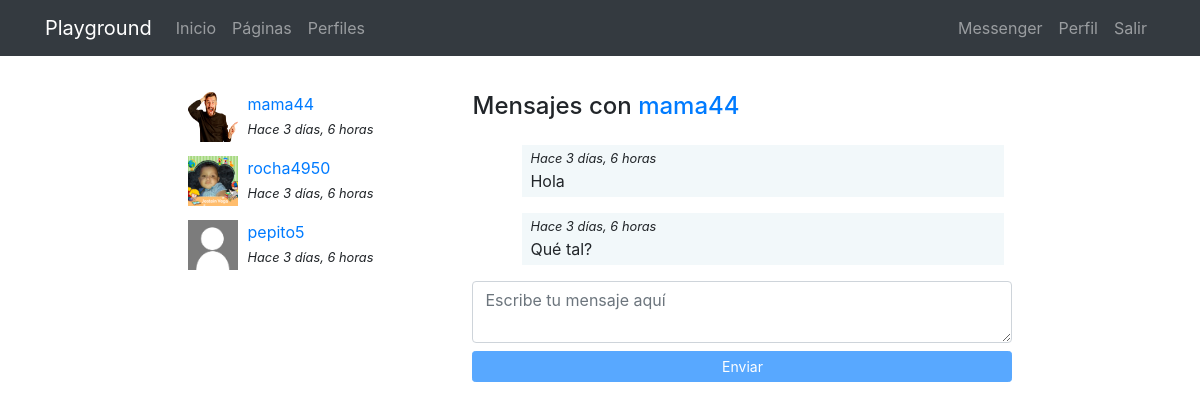
Page /messenger/thread/2 (signed in) on the committed database.
### registration/models.py (models this page shows)
class Profile(models.Model):
    user = models.OneToOneField(User, on_delete=models.CASCADE)
    avatar = models.ImageField(upload_to=custom_upload_to, null=True, blank=True)
    bio = models.TextField(null=True, blank=True)
    link = models.URLField(max_length=200, null=True, blank= True)
    class Meta:
        ordering = ['user__username']

### messenger/models.py (models this page shows)
class Thread(models.Model):
    users = models.ManyToManyField(User, related_name='threads')
    messages = models.ManyToManyField(Message)
    updated = models.DateTimeField(auto_now=True)
    objects = ThreadManager()
    class Meta:
        ordering = ['-updated']

class Message(models.Model):
    user = models.ForeignKey(User, on_delete=models.CASCADE)
    content = models.TextField()
    created = models.DateTimeField(auto_now_add=True)
    class Meta:
        ordering = ['created']

### messenger/views.py (the view)
# urls.py: path('thread/<int:pk>', ThreadDetailView.as_view(), name='detail'),
class ThreadDetailView(DetailView):
    model = Thread
    def get_object(self):
        obj = super(ThreadDetailView, self).get_object()
        if self.request.user not in obj.users.all():
            raise Http404
        return obj

### messenger/templates/messenger/thread_detail.html (shortened to what this page needs)
{% extends 'core/base.html' %}
{% load static %}
{% block content %}
<main role="main">
  <div class="container">
    <div class="row mt-3">
      <div class="col-md-9 mx-auto mb-5">
        <div class="row">
          <div class="col-md-4">
            {% for thread in request.user.threads.all %}
              {% if thread.messages.all|length > 0 %}
                <div class="mb-3">
                  {% for user in thread.users.all %}
                    {% if user != request.user %}
                      {% if user.profile.avatar %}
                        <img src="{{user.profile.avatar.url}}" class="avatar">
                      {% else %}
                        <img src="{% static 'registration/img/no-avatar.jpg' %}" class="avatar">
                      {% endif %}
                      <div>
                        <a href="{% url 'messenger:detail' thread.pk %}">{{user}}</a><br>
                        <small><i>Hace {{thread.messages.last.created|timesince}}</i></small>
                      </div>
                    {% endif %}
                  {% endfor %}
                </div>
              {% endif %}
            {% endfor %}
          </div>
          <div class="col-md-8">
            {% for user in thread.users.all %}
              {% if user != request.user %}
                <h4 class="mb-4">Mensajes con <a href="{% url 'profiles:detail' user %} ">{{user}}</a></h4>
              {% endif %}
            {% endfor %}
            <div class="thread" id="thread">
              {% for message in object.messages.all %}
                <div {% if request.user == message.user %}class="mine mb-3"{% else %}class="other mb-3"{% endif %}>
                  <small><i>Hace {{thread.messages.last.created|timesince}}</i></small><br>
                  {{message.content}}
                </div>
              {% endfor %}
            </div>
            <textarea id="content" class="form-control mb-2" rows="2" placeholder="Escribe tu mensaje aquí" ></textarea>
            <button id="send" class="btn btn-primary btn-sm btn-block" disabled> Enviar </button>
          </div>
        </div>
    </div>
  </div>
</main>
{% endblock %}

### core/static/core/css/main.css (style rules this page uses)
main { padding-top: 20px; }
:root { --jumbotron-padding-y: 3rem; }

### messenger/templates/messenger/thread_detail.html (style rules this page uses)
.avatar { width:50px; height:50px; float:left; margin-right:10px; }
.thread { max-height:300px; overflow-y:auto; padding:0 0.5em; }
.mine { padding:0 0.5em 0.25em; background-color:rgba(230,242,245,.5); width:92%; margin-left:8%; }

### rows in the picture
Thread: messages.last.created "3 días, 6 horas"
Thread: messages.last.created "3 días, 6 horas"
Thread: messages.last.created "3 días, 6 horas"
Message: content "Hola"
Message: content "Qué tal?"

### other values in the picture
{{ user }} "mama44"
{{ user }} "rocha4950"
{{ user }} "pepito5"
